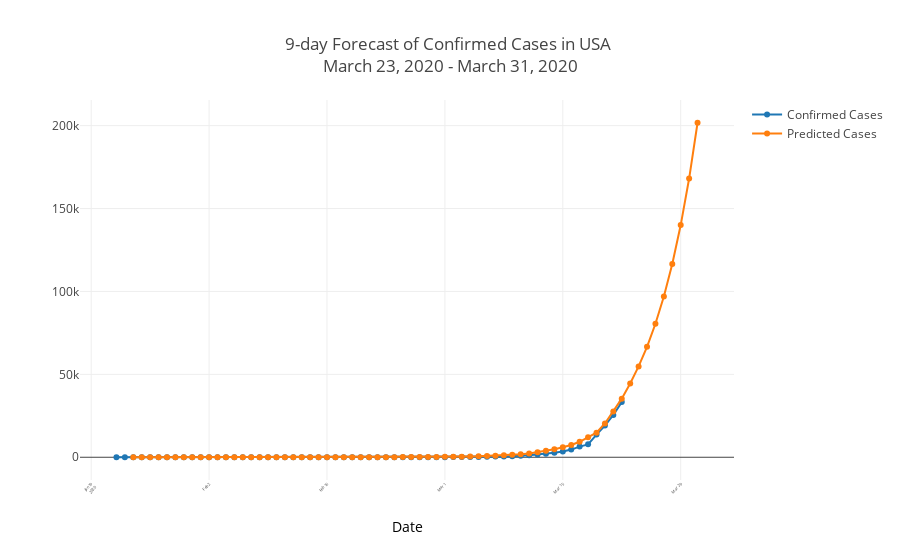

Notebook code cell kept with this figure:
### Markdown cell above
## Convert prediction/forecast back to original scale

https://machinelearningmastery.com/make-sample-forecasts-arima-python/

The predict() function can also forecast the next n out-of-sample time steps. Running the example produces the same results as calling the forecast() function, as you would expect.

### Code cell
# # 10-day forecast
# prediction_mean=results_mean.predict(start='2020, 1, 24',end='2020, 4, 1')
# 9-day forecast
prediction_mean=results_mean.predict(start='2020, 1, 24',end='2020, 3, 31')

predictions_ARIMA_diff = pd.Series(prediction_mean, copy = True)
# predictions_ARIMA_diff = pd.Series(results_mean.fittedvalues, copy = True)
predictions_ARIMA_diff_cumsum = predictions_ARIMA_diff.cumsum()
Predictions_ARIMA_log = pd.Series(df_log['confirmed'].iloc[0], index = predictions_ARIMA_diff_cumsum.index)
Predictions_ARIMA_log = Predictions_ARIMA_log.add(predictions_ARIMA_diff_cumsum, fill_value = 0)
Predictions_ARIMA_new = np.exp(Predictions_ARIMA_log)

df_pred =Predictions_ARIMA_new.to_frame().astype(int)
df_pred.rename(columns={0:'Predicted'}, inplace=True)

trace0 = go.Scatter(y = df['confirmed'],x = df.index,mode = 'markers+lines',name = 'Confirmed Cases')
trace1 = go.Scatter(y = df_pred['Predicted'],x = df_pred.index, mode = 'markers+lines',name = 'Predicted Cases')

data = [trace0, trace1]
layout = dict(
#     title = ' Future Forecast of Confirmed Cases in USA', 
    title = ' 9-day Forecast of Confirmed Cases in USA '+'<br>' + 'March 23, 2020 - March 31, 2020',
    xaxis=dict(
        title= dict(text = 'Date',font = dict(color = 'black')),
        tickangle = -45,
        tickfont=dict(size = 4),
        automargin=True)
)

fig = go.Figure(data, layout)
off.iplot(fig)
# 9 day forecast
fig.write_html('Plots/9-day Forecast_USA.html')    # save as html file
fig.write_image('Plots/9-day Forecast_USA.pdf')    # save as image file

# # 10 day forecast
# fig.write_html('Plots/Future Prediction_USA.html')    # save as html file
# fig.write_image('Plots/Future Prediction_USA.pdf')    # save as image file

### Figure 1 — Plotly figure (JSON) as saved in the notebook; plotly's stock layout.template omitted (floating-point values rounded to 4 significant figures)
{"data": [{"mode": "markers+lines", "name": "Confirmed Cases", "type": "scatter", "uid": "cb1bc13e-b2dc-4ddb-8650-bb202a50c05b", "x": ["2020-01-22", "2020-01-23", "2020-01-24", "2020-01-25", "2020-01-26", "2020-01-27", "2020-01-28", "2020-01-29", "2020-01-30", "2020-01-31", "2020-02-01", "2020-02-02", "2020-02-03", "2020-02-04", "2020-02-05", "2020-02-06", "2020-02-07", "2020-02-08", "2020-02-09", "2020-02-10", "2020-02-11", "2020-02-12", "2020-02-13", "2020-02-14", "2020-02-15", "2020-02-16", "2020-02-17", "2020-02-18", "2020-02-19", "2020-02-20", "2020-02-21", "2020-02-22", "2020-02-23", "2020-02-24", "2020-02-25", "2020-02-26", "2020-02-27", "2020-02-28", "2020-02-29", "2020-03-01", "2020-03-02", "2020-03-03", "2020-03-04", "2020-03-05", "2020-03-06", "2020-03-07", "2020-03-08", "2020-03-09", "2020-03-10", "2020-03-11", "2020-03-12", "2020-03-13", "2020-03-14", "2020-03-15", "2020-03-16", "2020-03-17", "2020-03-18", "2020-03-19", "2020-03-20", "2020-03-21", "2020-03-22"], "y": [1, 1, 2, 2, 5, 5, 5, 5, 5, 7, 8, 8, 11, 11, 11, 11, 11, 11, 11, 11, 12, 12, 13, 13, 13, 13, 13, 13, 13, 13, 15, 15, 15, 51, 51, 57, 58, 60, 68, 74, 98, 118, 149, 217, 262, 402, 518, 583, 959, 1281, 1663, 2179, 2727, 3499, 4632, 6421, 7783, 13677, 19100, 25489, 33272]}, {"mode": "markers+lines", "name": "Predicted Cases", "type": "scatter", "uid": "ea833e59-b355-4f3b-b5a3-b1c6d2b6e3a0", "x": ["2020-01-24", "2020-01-25", "2020-01-26", "2020-01-27", "2020-01-28", "2020-01-29", "2020-01-30", "2020-01-31", "2020-02-01", "2020-02-02", "2020-02-03", "2020-02-04", "2020-02-05", "2020-02-06", "2020-02-07", "2020-02-08", "2020-02-09", "2020-02-10", "2020-02-11", "2020-02-12", "2020-02-13", "2020-02-14", "2020-02-15", "2020-02-16", "2020-02-17", "2020-02-18", "2020-02-19", "2020-02-20", "2020-02-21", "2020-02-22", "2020-02-23", "2020-02-24", "2020-02-25", "2020-02-26", "2020-02-27", "2020-02-28", "2020-02-29", "2020-03-01", "2020-03-02", "2020-03-03", "2020-03-04", "2020-03-05", "2020-03-06", "2020-03-07", "2020-03-08", "2020-03-09", "2020-03-10", "2020-03-11", "2020-03-12", "2020-03-13", "2020-03-14", "2020-03-15", "2020-03-16", "2020-03-17", "2020-03-18", "2020-03-19", "2020-03-20", "2020-03-21", "2020-03-22", "2020-03-23", "2020-03-24", "2020-03-25", "2020-03-26", "2020-03-27", "2020-03-28", "2020-03-29", "2020-03-30", "2020-03-31"], "y": [1, 1, 2, 3, 3, 4, 4, 5, 6, 7, 8, 10, 11, 13, 14, 15, 16, 18, 19, 22, 24, 27, 30, 33, 36, 39, 43, 47, 51, 58, 65, 71, 119, 162, 183, 205, 227, 260, 298, 364, 445, 544, 706, 878, 1151, 1479, 1757, 2331, 3072, 3862, 4848, 5997, 7423, 9332, 11991, 14812, 20378, 27601, 35323, 44493, 54778, 66628, 80521, 96979, 116589, 140029, 168096, 201734]}], "layout": {"title": {"text": " 9-day Forecast of Confirmed Cases in USA <br>March 23, 2020 - March 31, 2020"}, "xaxis": {"automargin": true, "tickangle": -45, "tickfont": {"size": 4}, "title": {"font": {"color": "black"}, "text": "Date"}}}}
